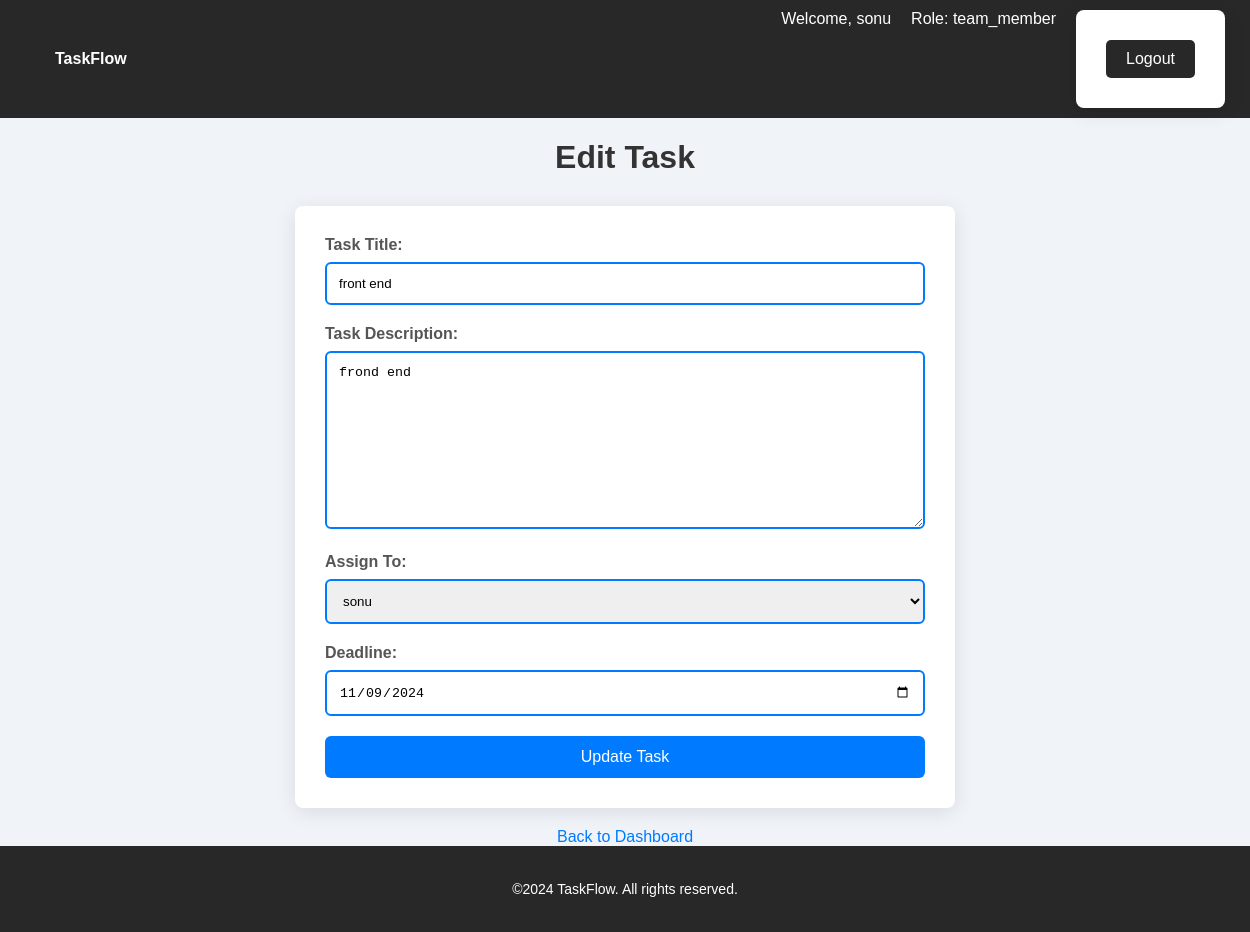
/tasks/edit/8/ (signed in), run on the app's committed database.
### tasks/models.py (models this page shows, shortened)
class UserProfile(models.Model):
    user = models.OneToOneField(User, on_delete=models.CASCADE)
    role = models.CharField(max_length=20, choices=[
        ('manager', 'Manager'),
        ('team_member', 'Team Member')
    ])

class Task(models.Model):
    title = models.CharField(max_length=255)
    description = models.TextField()
    assigned_to = models.ForeignKey(User, on_delete=models.CASCADE)
    project = models.ForeignKey(Project,related_name='tasks', on_delete=models.CASCADE)
    deadline = models.DateTimeField()

### tasks/views.py (the view)
# urls.py: path('tasks/edit/<int:task_id>/', views.task_edit, name='edit_task'),
@login_required
def task_edit(request, task_id):
    user_profile = UserProfile.objects.get(user=request.user)
    task = get_object_or_404(Task, id=task_id)
    project = task.project
    if request.method == 'POST':
        form = TaskForm(request.POST, instance=task, project=project)
        if form.is_valid():
            form.save()
            return redirect('manager_home')
    else:
        form = TaskForm(instance=task, project=project)
    return render(request, 'edit_task.html', {'form': form, 'task': task,'user_profile': user_profile})

### tasks/forms.py
class TaskForm(forms.ModelForm):
    class Meta:
        model = Task
        fields = ['title', 'description', 'assigned_to', 'deadline']
        widgets = {
            'deadline': forms.DateInput(attrs={'type': 'date'}),
        }
    def __init__(self, *args, **kwargs):
        project = kwargs.pop('project', None)
        super(TaskForm, self).__init__(*args, **kwargs)
        if project:
            self.fields['assigned_to'].queryset = project.team_members.all()

### templates/edit_task.html (shortened to what this page needs)
<!DOCTYPE html>
<html lang="en">
<head>
</head>
<body>
    {% include 'header.html' %}
    <h1>Edit Task</h1>
    <form method="post">
        <div>
            <label for="id_title">Task Title:</label>
            {{ form.title }}
        </div>
        <div>
            <label for="id_description">Task Description:</label>
            {{ form.description }}
        </div>
        <div>
            <label for="id_assigned_to">Assign To:</label>
            {{ form.assigned_to }}
        </div>
        <div>
            <label for="id_deadline">Deadline:</label>
            {{ form.deadline }}
        </div>
        <button type="submit">Update Task</button>
    </form>
    <a href="{% url 'manager_home' %}" class="link">Back to Dashboard</a>
    {% include 'footer.html' %}
</body>
</html>

### templates/header.html (shortened to what this page needs)
<!DOCTYPE html>
<html lang="en">
<head>
</head>
<body>
    <header>
        <nav>
            <ul>
                <li><a href="{% if user_profile.role == 'manager' %}{% url 'manager_home' %}{% else %}{% url 'team_member_home' %}{% endif %}">TaskFlow</a></li>
            </ul>
            <ul>
                <li><span style="color:white;">Welcome, {{ request.user.username }}</span></li>
                <li>Role: {{ user_profile.role }}</li>
                <li>
                    <form action="{% url 'logout' %}" method="POST">
                        <button type="submit">Logout</button>
                    </form>
                </li>
            </ul>
        </nav>
    </header>
</body>
</html>

### templates/edit_task.html (style rules this page uses)
body { font-family: 'Segoe UI', Tahoma, Geneva, Verdana, sans-serif; background-color: #f0f4f8; margin: 0; padding: 20px; }
h1 { color: #333; text-align: center; margin-bottom: 30px; }
form { background: #ffffff; padding: 30px; border-radius: 8px; box-shadow: 0 4px 20px rgba(0, 0, 0, 0.1); max-width: 600px; margin: 0 auto; }
div { margin-bottom: 20px; }
label { display: block; margin-bottom: 8px; font-weight: bold; color: #555; }
input[type="text"], input[type="date"], select, textarea { width: 100%; padding: 12px; border: 2px solid #007bff; border-radius: 6px; box-sizing: border-box; transition: border-color 0.3s; }
button { background-color: #007bff; color: white; border: none; padding: 12px 20px; border-radius: 6px; cursor: pointer; width: 100%; font-size: 16px; transition: background-color 0.3s; }
.link { display: block; text-align: center; margin-top: 20px; text-decoration: none; color: #007bff; font-size: 16px; }

### templates/header.html (style rules this page uses)
body { font-family: Arial, sans-serif; margin: 0; padding: 0; height: 100vh; }
header { background-color: #282828; color: white; padding: 10px 20px; position: relative; width: 100%; top: 0; z-index: 1000; }
nav { max-width: 1200px; margin: 0 auto; display: flex; justify-content: space-between; align-items: center; }
nav ul { display: flex; list-style: none; margin: 0; padding: 0; }
nav ul li { margin-right: 20px; }
nav ul li a { color: white; text-decoration: none; font-weight: bold; padding: 10px; transition: color 0.3s ease; }
nav form button { background-color: #282828; color: white; border: none; padding: 10px 20px; font-size: 16px; cursor: pointer; border-radius: 5px; transition: background-color 0.3s ease; }

### data on the page
UserProfile: role "team_member"
Task: title "front end", description "frond end", assigned_to "sonu", deadline "11/09/2024"

### other printed values
{{ request.user.username }} "sonu"
